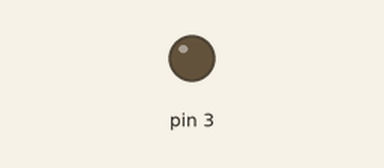
Simulated run of this sketch. Board: Arduino Uno, built with avr-gcc and run on an emulated ATmega328P. Parts: output pins drawn as LEDs (lit = HIGH).

Above: at 0.05 s.
At 0.2 s:
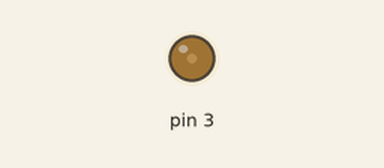
At 0.5 s:
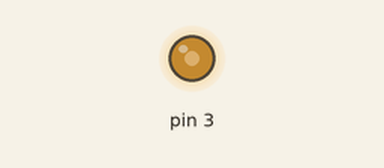
At 1.0 s:
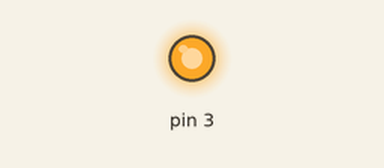
Timing chart, 0 to 3.0 s (numbered marks = the images above):
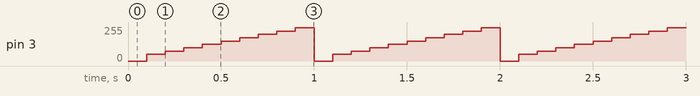

The sketch:

sketch_mar03b.ino
```cpp
void setup() {
// put your setup code here, to run once:
pinMode(3,OUTPUT);
}

void loop() {
// put your main code here, to run repeatedly:
analogWrite(3,0);
delay(100);

analogWrite(3,50);
delay(100);
analogWrite(3,75);
delay(100);
analogWrite(3,100);
delay(100);
analogWrite(3,125);
delay(100);
analogWrite(3,150);
delay(100);
analogWrite(3,175);
delay(100);
analogWrite(3,200);
delay(100);
analogWrite(3,225);
delay(100);
analogWrite(3,250);
delay(100);
}
```

Measured:
- by itself, pin 3: repeats every 1.0 s: 75/255 0.10 s, 100/255 0.10 s, 125/255 0.10 s, 150/255 0.10 s, 175/255 0.10 s, 200/255 0.10 s, 225/255 0.10 s, 250/255 0.10 s, 0/255 0.10 s, 50/255 0.10 s
